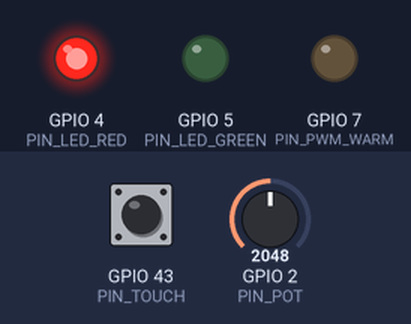
Bench run of a sketch on a simulated Seeed XIAO ESP32-S3. Parts: output pins drawn as LEDs (lit = HIGH). Inputs (shaded band) come from the test bench; at power-on: GPIO 43 (PIN_TOUCH) LOW, GPIO 2 (PIN_POT) = 2048 (analog values on the 0–4095 scale). Pins used as bus, display or sensor lines are not drawn; what the sketch prints to the serial monitor is not drawn.

Above: at 1.2 s.
1.3 s: GPIO 43 (PIN_TOUCH) pulled HIGH for 0.15 s
At 2.5 s:
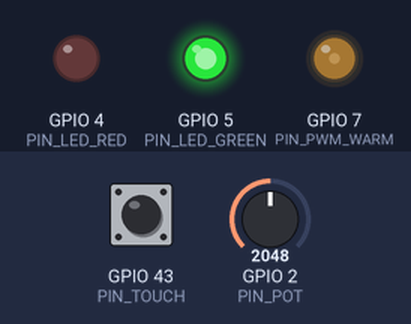
2.9 s: GPIO 2 (PIN_POT) set to 1228
At 3.7 s:
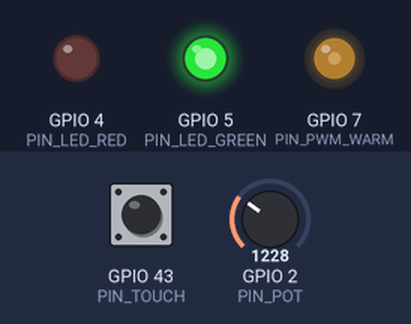
4.4 s: GPIO 2 (PIN_POT) set to 4095
At 4.7 s:
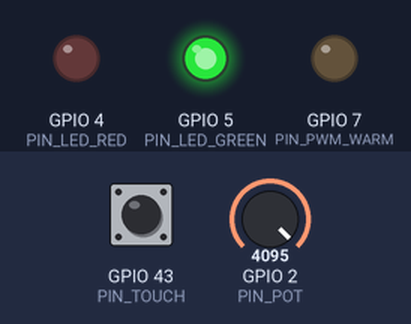
5.9 s: GPIO 43 (PIN_TOUCH) pulled HIGH for 1 s
At 7.0 s:
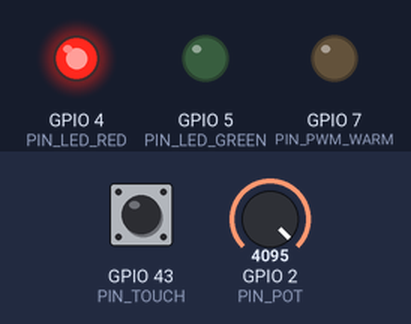
8.4 s: GPIO 43 (PIN_TOUCH) pulsed HIGH 5 times (0.12 s each, 0.3 s apart)
At 10.0 s:
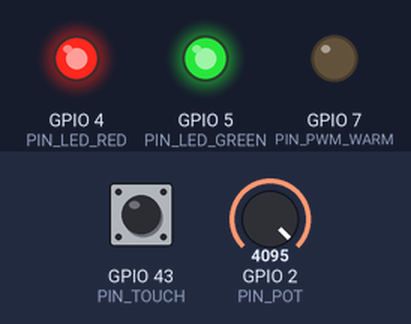
12.0 s: GPIO 43 (PIN_TOUCH) pulsed HIGH 5 times (0.12 s each, 0.3 s apart)
At 16.7 s:
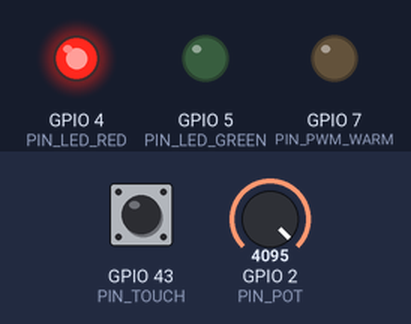
Timing chart, 0 to 16.9 s (numbered marks = the images above; inputs shaded):
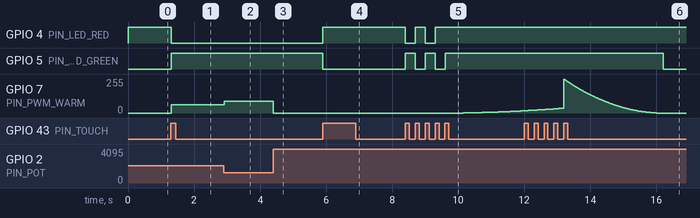

Measured:
- after the input at 1.3 s, GPIO 4 (PIN_LED_RED): HIGH → LOW at once; GPIO 5 (PIN_LED_GREEN): LOW → HIGH at once; GPIO 7 (PIN_PWM_WARM): 0/255 → 63/255 at once
- after the input at 2.9 s, GPIO 7 (PIN_PWM_WARM): 63/255 → 88/255 at once
- after the input at 4.4 s, GPIO 7 (PIN_PWM_WARM): 88/255 → 0/255 at once
- after the input at 5.9 s, GPIO 4 (PIN_LED_RED): LOW → HIGH at once; GPIO 5 (PIN_LED_GREEN): HIGH → LOW at once
- after the input at 8.4 s, GPIO 4 (PIN_LED_RED): alternates HIGH for 0.30 s and LOW for 0.30 s, 4 changes in all, then stays HIGH, starting at once; GPIO 5 (PIN_LED_GREEN): alternates HIGH for 0.30 s and LOW for 0.30 s, 5 changes in all, then stays HIGH, starting at once; GPIO 7 (PIN_PWM_WARM): moves from 0/255 to 17/255 over 1.8 s, starting after 1.8 s
- after the input at 12.0 s, GPIO 5 (PIN_LED_GREEN): HIGH → LOW after 4.2 s

The sketch:

ebf_lamp.ino
```cpp
// (licence header left out)
// ── Debug ─────────────────────────────────────────────────────
#define DEBUG true

// ── Pins ─────────────────────────────────────────────────────
#define PIN_POT       2
#define PIN_LED_GREEN 5
#define PIN_LED_RED   4
#define PIN_PWM_WARM  7
#define PIN_PWM_COLD  8
#define PIN_TOUCH     43

// ── PWM ──────────────────────────────────────────────────────
#define PWM_FREQ      1000
#define PWM_RES       8

// ── Profiles (gamma-corrected for perceptual linearity) ──────
const uint8_t PROFILES[3] = {
  255,   // Profile 1: 100% perceived
   127,   // Profile 2:  50% perceived
   25    // Profile 3:  25% perceived
};

// ── Timing ───────────────────────────────────────────────────
#define PROFILE_WINDOW_MS    2000
#define DEBOUNCE_MS          50

// ── Furnace mode ─────────────────────────────────────────────
#define TURBO_TAP_COUNT          5
#define TURBO_TAP_WINDOW_MS      1500
#define HEAT_UP_MS               15000   // 15 s heat-up ramp
#define COOL_DOWN_MS             3000    //  3 s snappy cool-down
#define BREATHE_PERIOD_MS        4000    // operational breathing cycle
#define OPERATIONAL_TIMEOUT_MS   (10UL * 60UL * 1000UL)  // 10 min auto-cool
#define BREATHE_DEPTH            0.15f   // ±15% pulse around peak
#define FURNACE_PEAK_WARM        255     // Cupronickel orange — saturated
#define FURNACE_PEAK_COLD        128     // adds flux without killing the warmth

// ── State ────────────────────────────────────────────────────
enum FurnaceState {
  STATE_NORMAL,
  STATE_HEATING,
  STATE_OPERATIONAL,
  STATE_COOLING
};

bool          lampOn          = false;
uint8_t       profileIndex    = 0;
bool          lastTouchState  = false;
unsigned long offTime         = 0;
unsigned long lastDebounce    = 0;

FurnaceState  furnaceState    = STATE_NORMAL;
unsigned long stateStartTime  = 0;
uint8_t       savedProfile    = 0;
bool          savedLampOn     = false;

unsigned long tapTimes[TURBO_TAP_COUNT] = {0};
uint8_t       tapHead = 0;

// ── Helpers ──────────────────────────────────────────────────

void getPWMValues(uint8_t &warmDuty, uint8_t &coldDuty) {
  int adcVal = analogRead(PIN_POT);
  float t = adcVal / 4095.0f;
  uint8_t profile = PROFILES[profileIndex];
  warmDuty = (uint8_t)((1.0f - t) * profile);
  coldDuty = (uint8_t)(t * profile);
}

void recordTap(unsigned long now) {
  tapTimes[tapHead] = now;
  tapHead = (tapHead + 1) % TURBO_TAP_COUNT;
}

bool isTurboSequence(unsigned long now) {
  unsigned long oldest = tapTimes[tapHead];
  if (oldest == 0) return false;
  return (now - oldest) <= TURBO_TAP_WINDOW_MS;
}

void clearTapHistory() {
  for (uint8_t i = 0; i < TURBO_TAP_COUNT; i++) tapTimes[i] = 0;
  tapHead = 0;
}

void applyLampNormal() {
  if (!lampOn) {
    ledcWrite(PIN_PWM_WARM, 0);
    ledcWrite(PIN_PWM_COLD, 0);
    digitalWrite(PIN_LED_GREEN, LOW);
    digitalWrite(PIN_LED_RED,   HIGH);
  } else {
    uint8_t w, c;
    getPWMValues(w, c);
    ledcWrite(PIN_PWM_WARM, w);
    ledcWrite(PIN_PWM_COLD, c);
    digitalWrite(PIN_LED_GREEN, HIGH);
    digitalWrite(PIN_LED_RED,   LOW);
  }
}

// Apply furnace state, called every loop iteration when active
void applyFurnaceState() {
  unsigned long now     = millis();
  unsigned long elapsed = now - stateStartTime;
  float totalNorm = 0.0f;

  switch (furnaceState) {
    case STATE_HEATING: {
      float progress = (float)elapsed / HEAT_UP_MS;
      if (progress >= 1.0f) {
        furnaceState   = STATE_OPERATIONAL;
        stateStartTime = now;
        if (DEBUG) Serial.println("→ Furnace at operating temperature");
        progress = 1.0f;
      }
      // Smoothstep S-curve: anticipation -> ramp -> tapering
      totalNorm = progress * progress * (3.0f - 2.0f * progress);
      break;
    }

    case STATE_OPERATIONAL: {
      // Slow breathing around peak, active EBF processing
      float phase = (float)(elapsed % BREATHE_PERIOD_MS) / BREATHE_PERIOD_MS;
      phase *= 2.0f * PI;
      totalNorm = 1.0f - (BREATHE_DEPTH * 0.5f * (1.0f - cos(phase)));

      // Auto-cool after timeout
      if (elapsed >= OPERATIONAL_TIMEOUT_MS) {
        furnaceState   = STATE_COOLING;
        stateStartTime = now;
        if (DEBUG) Serial.println("→ Furnace cooling (auto-timeout)");
      }
      break;
    }

    case STATE_COOLING: {
      float progress = (float)elapsed / COOL_DOWN_MS;
      if (progress >= 1.0f) {
        // Return to where the user was before firing up
        furnaceState = STATE_NORMAL;
        profileIndex = savedProfile;
        lampOn       = savedLampOn;
        clearTapHistory();
        applyLampNormal();
        if (DEBUG) Serial.println("→ Furnace cold");
        return;
      }
      float remaining = 1.0f - progress;
      totalNorm = remaining * remaining;
      break;
    }

    default:
      return;
  }

  // Drive each channel against its own peak, scaled by totalNorm
  uint8_t warmDuty = (uint8_t)(totalNorm * FURNACE_PEAK_WARM);
  uint8_t coldDuty = (uint8_t)(totalNorm * FURNACE_PEAK_COLD);

  ledcWrite(PIN_PWM_WARM, warmDuty);
  ledcWrite(PIN_PWM_COLD, coldDuty);
  digitalWrite(PIN_LED_GREEN, HIGH);
  digitalWrite(PIN_LED_RED,   HIGH);   // both indicators ON = furnace mode
}

void enterHeating() {
  savedProfile   = profileIndex;
  savedLampOn    = lampOn;
  furnaceState   = STATE_HEATING;
  stateStartTime = millis();
  clearTapHistory();
  if (DEBUG) Serial.println("→ EBF firing up");
}

void enterCooling() {
  furnaceState   = STATE_COOLING;
  stateStartTime = millis();
  clearTapHistory();
  if (DEBUG) Serial.println("→ EBF cooling down");
}

void handleTouch() {
  unsigned long now = millis();
  recordTap(now);

  if (isTurboSequence(now)) {
    switch (furnaceState) {
      case STATE_NORMAL:
        enterHeating();
        break;
      case STATE_HEATING:
      case STATE_OPERATIONAL:
        enterCooling();
        break;
      case STATE_COOLING:
        // Second 5-tap during cooldown → snap to fully off
        furnaceState = STATE_NORMAL;
        profileIndex = savedProfile;
        lampOn       = savedLampOn;
        clearTapHistory();
        applyLampNormal();
        if (DEBUG) Serial.println("→ Cooldown skipped, fully off");
        break;
    }
    return;
  }

  // Swallow individual taps while in furnace mode
  if (furnaceState != STATE_NORMAL) return;

  // Normal lamp logic
  if (lampOn) {
    lampOn = false;
    offTime = now;
    applyLampNormal();
    if (DEBUG) Serial.println("→ Lamp OFF");
  } else {
    if ((now - offTime) <= PROFILE_WINDOW_MS) {
      profileIndex = (profileIndex + 1) % 3;
      if (DEBUG) Serial.println("→ Profile advanced");
    } else {
      profileIndex = 0;
      if (DEBUG) Serial.println("→ Profile reset");
    }
    lampOn = true;
    applyLampNormal();
    if (DEBUG) {
      Serial.print("→ Lamp ON, Profile ");
      Serial.print(profileIndex + 1);
      Serial.print(" (");
      Serial.print((PROFILES[profileIndex] * 100) / 255);
      Serial.println("%)");
    }
  }
}

// ── Setup ────────────────────────────────────────────────────
void setup() {
  pinMode(PIN_LED_GREEN, OUTPUT);
  pinMode(PIN_LED_RED,   OUTPUT);
  pinMode(PIN_TOUCH, INPUT);
  analogReadResolution(12);
  ledcAttach(PIN_PWM_WARM, PWM_FREQ, PWM_RES);
  ledcAttach(PIN_PWM_COLD, PWM_FREQ, PWM_RES);
  applyLampNormal();

  if (DEBUG) {
    Serial.begin(115200);
    Serial.println("EBF Lamp — DEBUG mode");
    Serial.println("State | Profile | ADC  | Warm | Cold");
    Serial.println("------+---------+------+------+-----");
  }
}

// ── Main loop ────────────────────────────────────────────────
void loop() {
  bool touchNow = digitalRead(PIN_TOUCH);
  unsigned long now = millis();

  if (touchNow && !lastTouchState && (now - lastDebounce) > DEBOUNCE_MS) {
    lastDebounce = now;
    handleTouch();
  }
  lastTouchState = touchNow;

  // Drive outputs
  if (furnaceState != STATE_NORMAL) {
    applyFurnaceState();
  } else if (lampOn) {
    uint8_t w, c;
    getPWMValues(w, c);
    ledcWrite(PIN_PWM_WARM, w);
    ledcWrite(PIN_PWM_COLD, c);
  }

  // Debug print
  if (DEBUG) {
    static unsigned long lastPrint = 0;
    if (millis() - lastPrint >= 250) {
      lastPrint = millis();
      int adcVal = analogRead(PIN_POT);
      uint8_t w, c;
      getPWMValues(w, c);

      const char* stateStr;
      switch (furnaceState) {
        case STATE_HEATING:     stateStr = "HEAT"; break;
        case STATE_OPERATIONAL: stateStr = "OPER"; break;
        case STATE_COOLING:     stateStr = "COOL"; break;
        default:                stateStr = lampOn ? "ON  " : "OFF "; break;
      }
      Serial.print(stateStr);
      Serial.print("  | P");
      Serial.print(profileIndex + 1);
      Serial.print("      | ");
      Serial.print(adcVal);
      Serial.print(" | ");
      Serial.print(w);
      Serial.print("   | ");
      Serial.println(c);
    }
  }

  delay(10);
}
```
